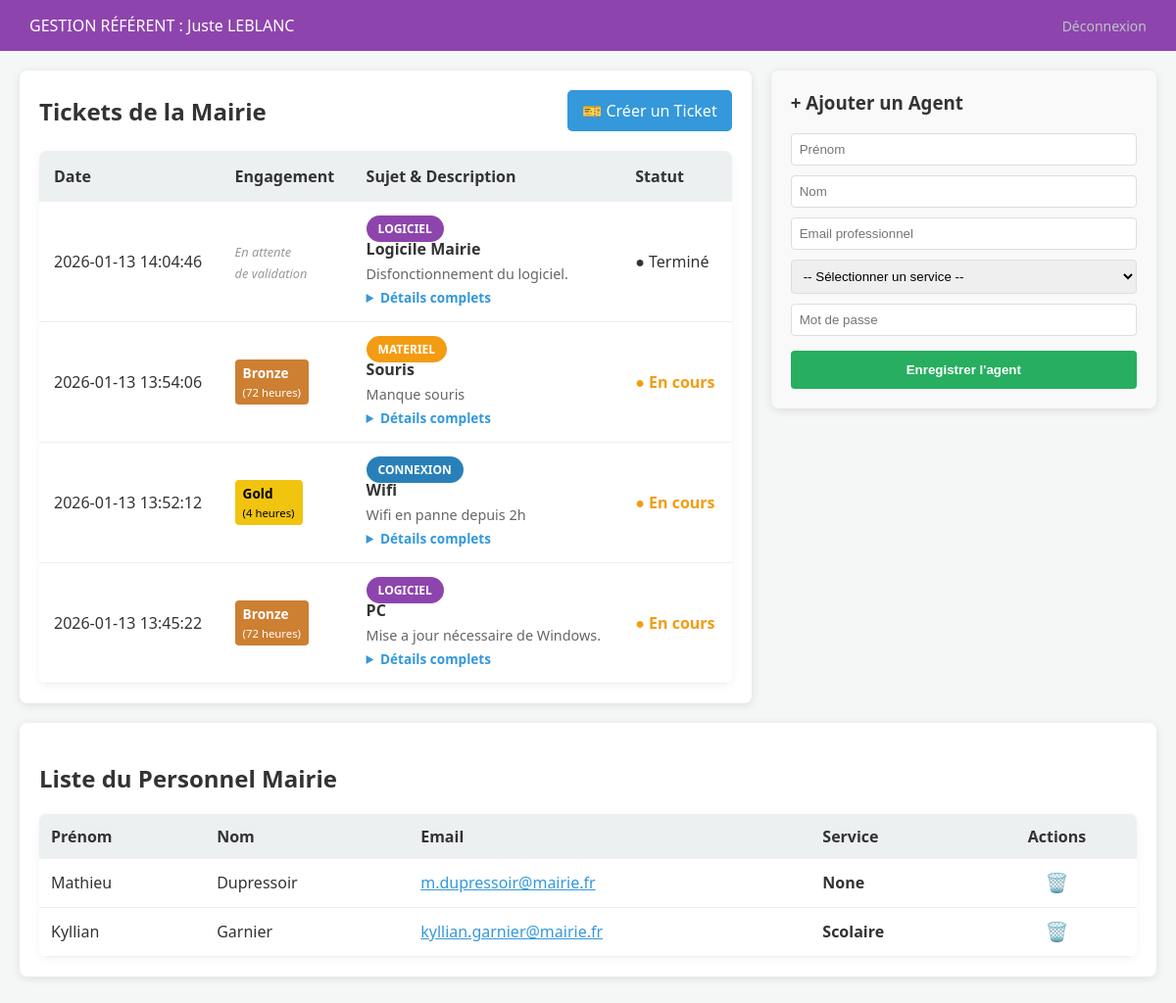
Screenshot of /referent/dashboard (signed in) with the database file from the repository.
### tables this page shows
CREATE TABLE usager (
    id INTEGER PRIMARY KEY AUTOINCREMENT,
    nom TEXT NOT NULL,
    prenom TEXT NOT NULL,
    email TEXT NOT NULL UNIQUE,
    mdp TEXT NOT NULL,
    role TEXT, -- Accepté comme NULL maintenant
    service TEXT,
    specialite TEXT,
    mairie_id INTEGER,
    prestataire_id INTEGER
);

CREATE TABLE ticket (
    id INTEGER PRIMARY KEY AUTOINCREMENT,
    titre TEXT NOT NULL,
    description TEXT,
    type_prestation TEXT NOT NULL, -- 'connexion', 'materiel', 'logiciel', 'securite'
    statut TEXT DEFAULT 'Nouveau',
    date_creation DATETIME DEFAULT CURRENT_TIMESTAMP,
    createur_id INTEGER NOT NULL,
    admin_id INTEGER, technicien_id INTEGER, duree TEXT, contrat TEXT,
    FOREIGN KEY (createur_id) REFERENCES "usager_old"(id),
    FOREIGN KEY (admin_id) REFERENCES "usager_old"(id)
);

### app.py (the view)
@app.route('/referent/dashboard')
@login_required
def dashboard_referent():
    if current_user.role not in ['referent', 'référent']:
        return redirect(url_for('login'))
    conn = get_db_connection()
    membres = conn.execute('''
        SELECT id, nom, prenom, email, service
        FROM usager
        WHERE mairie_id = ? AND role = 'personnel_mairie'
    ''', (current_user.mairie_id,)).fetchall()
    tickets = conn.execute('''
        SELECT t.*, u.nom as demandeur, u.service
        FROM ticket t
        JOIN usager u ON t.createur_id = u.id
        WHERE u.mairie_id = ?
        ORDER BY t.date_creation DESC
    ''', (current_user.mairie_id,)).fetchall()
    conn.close()
    return render_template('dashboard_referent.html', membres=membres, tickets=tickets)

### app.py (called while the page is built)
def get_db_connection():
    conn = sqlite3.connect('mairie.db')
    conn.row_factory = sqlite3.Row
    return conn

@login_manager.user_loader
def load_user(user_id):
    conn = get_db_connection()
    u = conn.execute('SELECT * FROM usager WHERE id = ?', (user_id,)).fetchone()
    conn.close()
    if u:
        return Usager(u['id'], u['nom'], u['prenom'], u['role'], u['mairie_id'])
    return None

### templates/dashboard_referent.html (shortened to what this page needs)
<!DOCTYPE html>
<html lang="fr">
<head>
    <link rel="stylesheet" href="{{ url_for('static', filename='css/style.css') }}">
</head>
<body class="menu-body">
    <header class="admin-header" style="background-color: #8e44ad;">
        <div class="logo">GESTION RÉFÉRENT : {{ current_user.prenom }} {{ current_user.nom }}</div>
        <a href="{{ url_for('logout') }}" class="btn-logout">Déconnexion</a>
    </header>
    <div style="display: flex; gap: 20px; padding: 20px; align-items: flex-start;">
        <div style="flex: 2; background: white; padding: 20px; border-radius: 8px; box-shadow: 0 2px 10px rgba(0,0,0,0.1);">
            <div style="display: flex; justify-content: space-between; align-items: center; margin-bottom: 20px;">
                <h2 style="margin: 0;">Tickets de la Mairie</h2>
                <a href="{{ url_for('nouveau_ticket') }}" class="btn-primary" style="text-decoration: none; padding: 10px 15px; background: #3498db; color: white; border-radius: 5px;">🎫 Créer un Ticket</a>
            </div>
            <table>
            <thead>
                <tr>
                    <th>Date</th>
                    <th>Engagement</th> <th>Sujet & Description</th>
                    <th>Statut</th>
                </tr>
            </thead>
            <tbody>
                {% for ticket in tickets %}
                <tr>
                    <td>{{ ticket['date_creation'] }}</td>
                    <td>
                        {% if ticket['contrat'] %}
                            <div class="badge-contrat {{ ticket['contrat'].lower() }}">
                                {{ ticket['contrat'] }}<br>
                                <small style="font-weight: normal;">({{ ticket['duree'] }})</small>
                            </div>
                        {% else %}
                            <em style="color: #999; font-size: 0.8em;">En attente<br>de validation</em>
                        {% endif %}
                    </td>
                    <td style="max-width: 300px;">
                        <span class="badge {{ ticket['type_prestation'] }}" style="font-size: 0.75em;">
                            {{ ticket['type_prestation'] }}
                        </span><br>
                        <strong>{{ ticket['titre'] }}</strong>
                        <div class="desc-tronquee">{{ ticket['description'] }}</div>
                        <details>
                            <summary>Détails complets</summary>
                        </details>
                    </td>
                    <td>
                        <span class="status-{{ ticket['statut'].lower().replace(' ', '') }}">
                            ● {{ ticket['statut'] }}
                        </span>
                    </td>
                </tr>
                {% else %}
                <tr>
                    <td colspan="4" style="text-align: center; padding: 50px; color: #999;">
                        Aucun ticket pour le moment.
                    </td>
                </tr>
                {% endfor %}
            </tbody>
        </table>
        </div>
        <div style="flex: 1; background: #f9f9f9; padding: 20px; border-radius: 8px; box-shadow: 0 2px 10px rgba(0,0,0,0.1);">
            <h3 style="margin-top: 0;">+ Ajouter un Agent</h3>
            <form action="{{ url_for('ajouter_personnel_referent') }}" method="POST">
                <input type="text" name="prenom" placeholder="Prénom" required style="width: 95%; margin-bottom: 10px; padding: 8px; border: 1px solid #ddd; border-radius: 4px;">
                <input type="text" name="nom" placeholder="Nom" required style="width: 95%; margin-bottom: 10px; padding: 8px; border: 1px solid #ddd; border-radius: 4px;">
                <input type="email" name="email" placeholder="Email professionnel" required style="width: 95%; margin-bottom: 10px; padding: 8px; border: 1px solid #ddd; border-radius: 4px;">
                <select name="service" required style="width: 100%; margin-bottom: 10px; padding: 8px; border: 1px solid #ddd; border-radius: 4px;">
                    <option value="">-- Sélectionner un service --</option>
                </select>
                <input type="password" name="mdp" placeholder="Mot de passe" required style="width: 95%; margin-bottom: 15px; padding: 8px; border: 1px solid #ddd; border-radius: 4px;">
                <button type="submit" style="width: 100%; background: #27ae60; color: white; border: none; padding: 12px; border-radius: 4px; cursor: pointer; font-weight: bold;">Enregistrer l'agent</button>
            </form>
        </div>
    </div>
    <div style="padding: 0 20px 40px 20px;">
        <div style="background: white; padding: 20px; border-radius: 8px; box-shadow: 0 2px 10px rgba(0,0,0,0.1);">
            <h2>Liste du Personnel Mairie</h2>
            <table style="width: 100%; border-collapse: collapse;">
                <thead>
                    <tr style="background: #f2f2f2; text-align: left;">
                        <th style="padding: 12px;">Prénom</th>
                        <th style="padding: 12px;">Nom</th>
                        <th style="padding: 12px;">Email</th>
                        <th style="padding: 12px;">Service</th>
                        <th style="padding: 12px; text-align: center;">Actions</th>
                    </tr>
                </thead>
                <tbody>
                    {% for membre in membres %}
                    <tr style="border-bottom: 1px solid #eee;">
                        <td style="padding: 12px;">{{ membre.prenom }}</td>
                        <td style="padding: 12px;">{{ membre.nom }}</td>
                        <td style="padding: 12px;"><a href="mailto:{{ membre.email }}" style="color: #3498db;">{{ membre.email }}</a></td>
                        <td style="padding: 12px;"><strong>{{ membre.service }}</strong></td>
                        <td style="padding: 12px; text-align: center;">
                            <form action="{{ url_for('supprimer_personnel', user_id=membre.id) }}"
                                  method="POST"
                                  onsubmit="return confirm('Êtes-vous sûr de vouloir supprimer {{ membre.prenom }} {{ membre.nom }} ?');"
                                  style="display: inline;">
                                <button type="submit" style="background: none; border: none; color: #e74c3c; cursor: pointer; font-size: 1.2em;" title="Supprimer cet agent">
                                    🗑️
                                </button>
                            </form>
                        </td>
                    </tr>
                    {% endfor %}
                </tbody>
            </table>
        </div>
    </div>
</body>
</html>

### static/css/style.css (style rules this page uses)
:root { --admin-dark: #2c3e50; --admin-blue: #34495e; --mairie-blue: #3498db; --success: #27ae60; --danger: #e74c3c; --warning: #f39c12; --bg-light: #f4f7f6; --text-dark: #333; }
body { font-family: 'Segoe UI', Tahoma, Geneva, Verdana, sans-serif; background-color: var(--bg-light); color: var(--text-dark); margin: 0; }
.admin-header { background: var(--admin-dark); color: white; padding: 15px 30px; display: flex; justify-content: space-between; align-items: center; }
table { width: 100%; background: white; border-collapse: collapse; border-radius: 8px; overflow: hidden; box-shadow: 0 2px 10px rgba(0,0,0,0.05); }
th { background-color: #ecf0f1; padding: 15px; text-align: left; }
td { padding: 15px; border-bottom: 1px solid #eee; }
.badge { padding: 5px 12px; border-radius: 20px; font-size: 12px; font-weight: bold; color: white; text-transform: uppercase; }
.connexion { background-color: #2980b9; }
.materiel { background-color: #f39c12; }
.logiciel { background-color: #8e44ad; }
.status-encours { color: var(--warning); font-weight: bold; }
.btn-logout { color: #bdc3c7; text-decoration: none; font-size: 14px; }

### templates/dashboard_referent.html (style rules this page uses)
.desc-tronquee { display: -webkit-box; -webkit-line-clamp: 2; -webkit-box-orient: vertical; overflow: hidden; text-overflow: ellipsis; color: #666; font-size: 0.9em; margin-top: 5px; }
details summary { cursor: pointer; color: #3498db; font-size: 0.85em; font-weight: bold; outline: none; margin-top: 5px; }
.badge-contrat { display: inline-block; padding: 4px 8px; border-radius: 4px; font-size: 0.85em; font-weight: bold; }
.gold { background-color: #f1c40f; color: #000; }
.bronze { background-color: #cd7f32; color: #fff; }

### rows the page displays
usager: prenom "Juste", nom "LEBLANC"
ticket: date_creation "2026-01-13 14:04:46", shows "En attente", type_prestation "LOGICIEL", titre "Logicile Mairie", description "Disfonctionnement du logiciel.", statut "Terminé"
ticket: date_creation "2026-01-13 13:54:06", contrat "Bronze", duree "72 heures", type_prestation "MATERIEL", titre "Souris", description "Manque souris", statut "En cours"
ticket: date_creation "2026-01-13 13:52:12", contrat "Gold", duree "4 heures", type_prestation "CONNEXION", titre "Wifi", description "Wifi en panne depuis 2h", statut "En cours"
ticket: date_creation "2026-01-13 13:45:22", contrat "Bronze", duree "72 heures", type_prestation "LOGICIEL", titre "PC", description "Mise a jour nécessaire de Windows.", statut "En cours"
usager: prenom "Mathieu", nom "Dupressoir", email "m.dupressoir@mairie.fr", service "None"
usager: prenom "Kyllian", nom "Garnier", email "kyllian.garnier@mairie.fr", service "Scolaire"
